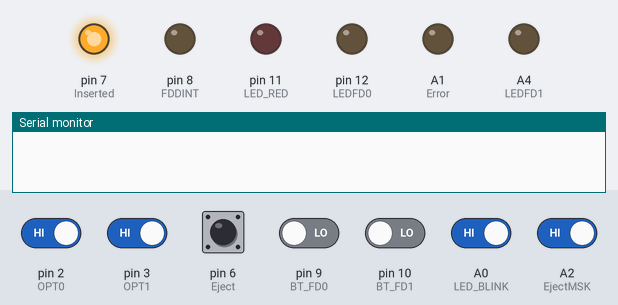
Bench run of a sketch on a simulated Arduino Uno, built with avr-gcc and run on an emulated ATmega328P. Parts: output pins drawn as LEDs (lit = HIGH), the last lines printed to the serial monitor. Dashed ring = blinking. Inputs (shaded band) come from the test bench; at power-on: A0 (LED_BLINK), A2 (EjectMSK), pin 2 (OPT0), pin 3 (OPT1), pin 6 (Eject) HIGH, pin 9 (BT_FD0), pin 10 (BT_FD1) LOW.

Above: at 1.2 s.
1.3 s: pin 2 (OPT0) driven LOW
At 2.0 s:
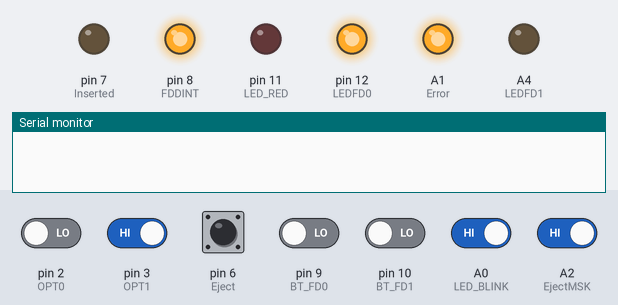
2.8 s: pin 9 (BT_FD0) driven HIGH
At 4.5 s:
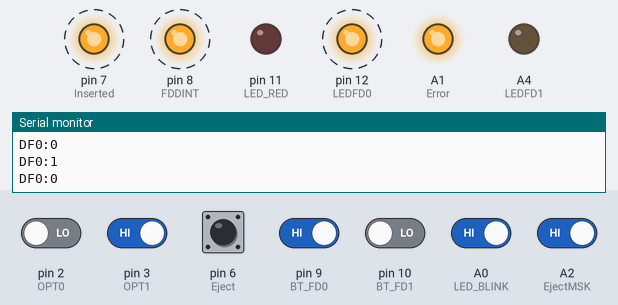
5.8 s: pin 3 (OPT1) driven LOW
At 8.7 s:
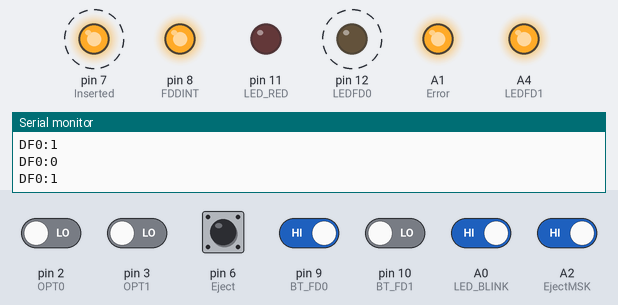
8.8 s: pin 10 (BT_FD1) driven HIGH
At 10.6 s:
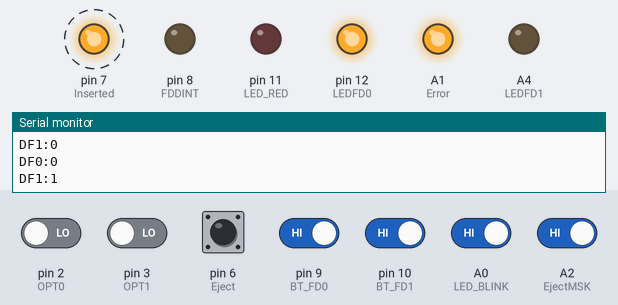
11.8 s: A0 (LED_BLINK) driven LOW
At 13.8 s:
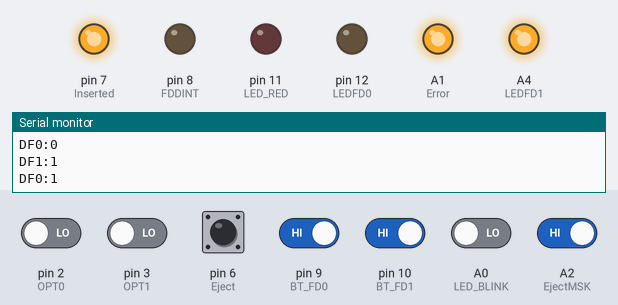
14.8 s: A2 (EjectMSK) driven LOW
At 16.08 s:
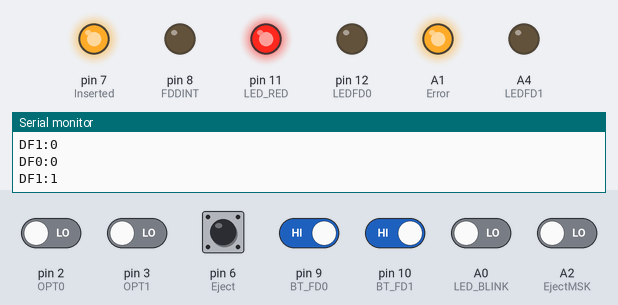
Timing chart, 0 to 18.8 s (numbered marks = the images above; inputs shaded):
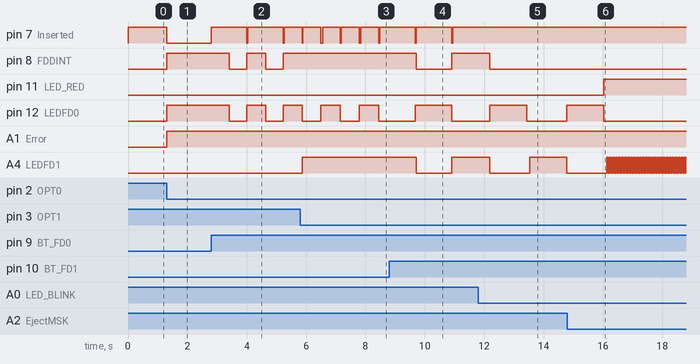

The sketch:

X68kfd.ino
```cpp
/*
 * X68KFDINO - External FD adapter for Sharp X68000
 * by Andrea Ottaviani june 2023
 *
 *
Access/Write strobe :

/OPTION_SEL_X : "Chip select" for the extra functions of drive DSX (X: 0-3)

Input / functions signals :

/EJECT_FUNC : If this signal is low when OPTION_SEL_X is asserted, the disk will be ejected.
/LOCK_FUNC (Eject MSK?): If this signal is low when OPTION_SEL_X is asserted, the disk will be locked (eject button off). If this signal is high when OPTION_SEL_X is asserted the disk will be unlocked (eject button on).
/BLINK_FUNC : If this signal is low when OPTION_SEL_X is asserted, the LED blink. If this signal is high when OPTION_SEL_X is asserted, the LED stop blinking.

Output signals (drive status):

/DISK_IN_DRIVE : when OPTION_SEL_X is asserted : Low = a disk in the drive. High = No disk.
/INSERT_FAULT : when OPTION_SEL_X is asserted : Low = a disk insert failure occured . High = No problem. This status is cleared at the rising edge of OPTION_SEL_X.

Output signal (Interrupt line):

/INT : Interrupt line : This signal is activated at each disk status change (inserted/ejected). The interrupt is cleared at the rising edge of /OPTION_SEL_X. (Note : more than one drive can activate this line in the same time -> Softwares scan all disk drive at each /INT assertion).

Note 1: For proper operation all output should be able to drive 5/150=33mA since 150 ohms pull-up are used.
Note 2: The X68000 /OPTION_SEL_X assertion duration is ~2.5us per access. This can depend of the software, the CPU speed.
 */


//Cablage
#define OPT0                2  // Set D2 as OPT0 Read strobe
#define OPT1                3  // Set D3 as OPT1 Read strobe
#define OPT2                4  // Set D4 as OPT2 Read strobe
#define OPT3                5  // Set D5 as OPT3 Read strobe
#define Eject               6  // Set D6 as Eject Read strobe
#define Inserted            7 // Set D7 as Inserted Read strobe
#define FDDINT              8   // Set D8 as FD Interrupt Read strobe
#define BT_FD0              9  // Set D9 as Button FD0 Read strobe
#define BT_FD1             10  // Set D10 as Button FD1 Read strobe
#define LED_RED            11  // Set D11 as LED_RED output (RED LED)
#define LEDFD0            12  // Set D12 as LED FD0 output (Green LED)
#define LED_BLINK          A0  // Set A0 as LED (Blink) output
#define Error              A1  // Set A1 as Error Read strobe
#define EjectMSK           A2  // Set A2 as EjectMSK Read strobe
#define Motor              A3  // Set A3 as Motor Read strobe
#define LEDFD1             A4  // Set A4 as LED FD1 output (Green LED)


void setup() {
  // put your setup code here, to run once:
  // initialize digital pin 13 as an output.
  pinMode(OPT0, INPUT);
  pinMode(OPT1, INPUT);
  pinMode(OPT2, INPUT);
  pinMode(OPT3, INPUT);
  pinMode(Eject, INPUT);
  pinMode(BT_FD0, INPUT);
  pinMode(BT_FD1, INPUT);
  pinMode(LED_BLINK, INPUT); // Blink
  pinMode(EjectMSK, INPUT); // LOCK (Red led)
  pinMode(Motor, INPUT); //
  pinMode(Inserted, OUTPUT);
  pinMode(FDDINT, OUTPUT);
  pinMode(LED_RED, OUTPUT); // used for LED LOCK, Red light
  pinMode(LEDFD0, OUTPUT);
  pinMode(Error, OUTPUT);
  pinMode(LEDFD1, OUTPUT);

  Serial.begin(115200);

}

void loop() {
  unsigned int LDF0=0; // 0=unlocked, 1=locked
  unsigned int LDF1=0; // 0=unlocked, 1=locked
  unsigned int DF0=1; // 0=eject, 1=insert, 2=lock, 3=blink
  unsigned int DF1=1; // 0=eject, 1=insert, 2=lock, 3=blink
  unsigned int bit0Eject=0;
  unsigned int bit0Msk=0;
  unsigned int bit0Blink=0;
  unsigned int bit1Eject=0;
  unsigned int bit1Msk=0;
  unsigned int bit1Blink=0;
  unsigned int dint=30; //30 ok x drakula e ajax
  unsigned int dblink=50;  //50 ok x drakula e ajax

  // put your main code here, to run repeatedly:

 while(1) {

   digitalWrite(Inserted,HIGH);
  // digitalWrite(Error,LOW); needed for nemesis 90 kay?

   if ((digitalRead(BT_FD0)==HIGH)&&(LDF0==0)) {
     bit0Blink=0;
     if (DF0==1) {
        DF0=0;
      } else {
        DF0=1;
      }
    Serial.print("DF0:");Serial.println(DF0);
    delay(600);
    }

  if ((digitalRead(BT_FD1)==HIGH)&&(LDF1==0)) {
      bit1Blink=0;
      if (DF1==1) {
        DF1=0;
      } else {
        DF1=1;
      }
    Serial.print("DF1:");Serial.println(DF1);
    delay(600);
    }

   if (digitalRead(OPT0)==LOW) {
     if (digitalRead(Eject)==LOW) {
       DF0=0;
       bit0Blink=0;
       Serial.print("Ej 0-");
    }

    if (digitalRead(EjectMSK)==LOW) {
      LDF0=1;
    //  Serial.println("MSK0");
      digitalWrite(LED_RED,HIGH);
    } else {
      LDF0=0;
      digitalWrite(LED_RED,LOW);
    }

    if (digitalRead(LED_BLINK)==LOW) {
       bit0Blink=1;
       digitalWrite(LEDFD0,LOW);
        delay(dblink);   // low for A-JAX
       digitalWrite(LEDFD0,HIGH);
     //  Serial.println("Blk 0-");
    }


    if (DF0==0) {
       digitalWrite(FDDINT,LOW);
       digitalWrite(LEDFD0,LOW);
      } else {
       if (bit0Blink==0) {
         digitalWrite(Inserted,LOW);
       //  Serial.print("df0-IN");
         digitalWrite(Error,HIGH);
         digitalWrite(FDDINT,HIGH);
         digitalWrite(LEDFD0,HIGH);
         delay(dint); // to receipt from X68k?
             } else {
          digitalWrite(FDDINT,LOW);
          digitalWrite(LEDFD0,HIGH);
         }
      }
  }  // opt 0

 if (digitalRead(OPT1)==LOW) {
  if (digitalRead(Eject)==LOW) {
      DF1=0;
      bit1Blink=0;
      Serial.print("Ej 1-");
    }

  if (digitalRead(EjectMSK)==LOW) {
      LDF1=1;
    //  Serial.println("MSK1");
    digitalWrite(LED_RED,HIGH);
  } else {
      LDF1=0;
      digitalWrite(LED_RED,LOW);
    }

  if (digitalRead(LED_BLINK)==LOW) {
       bit1Blink=1;
       digitalWrite(LEDFD1,LOW);
     delay(dblink);
      // digitalWrite(LEDFD1,HIGH);
      //Serial.print("Blk 1-");
       }

       if (DF1==0) {
       digitalWrite(FDDINT,LOW);
       digitalWrite(LEDFD1,LOW);
      } else {
       if (bit1Blink==0) {
         digitalWrite(Inserted,LOW);
        //  Serial.print("df1-IN");
         digitalWrite(Error,HIGH);
         digitalWrite(FDDINT,HIGH);
         digitalWrite(LEDFD1,HIGH);
         delay(dint); // to receipt from X68k?
          } else {
          digitalWrite(LEDFD1,HIGH);
         }
      }

  } //opt1

 } //while

}
```

Measured:
- after the input at 1.3 s, pin 7 (Inserted): HIGH → LOW at once; pin 8 (FDDINT), pin 12 (LEDFD0), A1 (Error): LOW → HIGH at once
- after the input at 2.8 s, pin 7 (Inserted): alternates HIGH for 1.2 s and LOW for 0.03 s, starting at once; pin 8 (FDDINT), pin 12 (LEDFD0): alternates HIGH for 0.63 s and LOW for 0.60 s, starting after 0.60 s
- after the input at 5.8 s, pin 7 (Inserted): alternates HIGH for 0.60 s and LOW for 0.03 s, starting after 0.06 s; pin 8 (FDDINT): stops changing and stays HIGH; A4 (LEDFD1): LOW → HIGH after 0.06 s
- after the input at 8.8 s, pin 7 (Inserted): alternates HIGH for 1.2 s and LOW for 0.03 s, starting after 0.87 s; pin 8 (FDDINT), A4 (LEDFD1): HIGH → LOW after 0.90 s, → HIGH 1.2 s later
- after the input at 11.8 s, pin 7 (Inserted): stops changing and stays HIGH; pin 8 (FDDINT): goes on until 12.2 s, then stays LOW
- after the input at 14.8 s, pin 11 (LED_RED): LOW → HIGH after 1.2 s; pin 12 (LEDFD0): goes on until 16.0 s, then stays LOW
